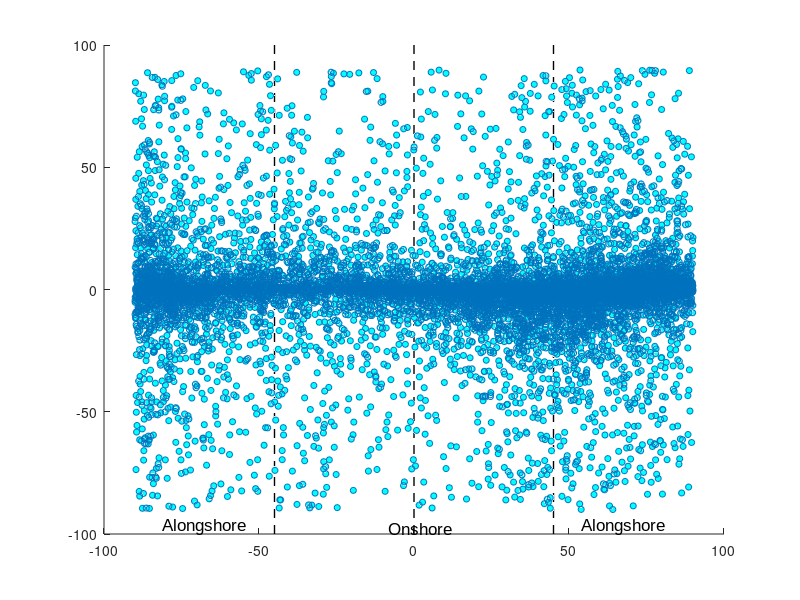

Reproduce this figure in MATLAB. (Note: this script raises an error after producing the figure.)
% Isaiah Sutberry 
% CLEAN ONE
load('All_Pier_Data_30_Min_Bins.mat');

% Filter the data for wind coming 90 degrees from onshore
onshore90_idx = onshore90_p == 1;
filtered_Wdir_measured_p = Wdir_measured_p(onshore90_idx);
filtered_Sdir_measured = Sdir_measured_p(onshore90_idx);

% Shift wind direction data
shifted_Wdir_measured_p = filtered_Wdir_measured_p;
shifted_Wdir_measured_p(shifted_Wdir_measured_p < 60) = shifted_Wdir_measured_p(shifted_Wdir_measured_p < 60) + 360;

% Find the mean of the shifted wind direction data
mean_shifted_Wdir = mean(shifted_Wdir_measured_p);

% Determine the shift needed to center data between -90 and 90 degrees
shift_needed = 90 - max(shifted_Wdir_measured_p);
shifted_Wdir_measured_p = shifted_Wdir_measured_p + shift_needed;

% Create the scatter plot
figure;
scatter(shifted_Wdir_measured_p, filtered_Sdir_measured, 20, 'o','MarkerFaceColor','c');
hold on;

% Bin the data into 3-degree bins and calculate mean and 95% confidence intervals
bin_edges = -90:20:90;
bin_centers = bin_edges(1:end-1) + 1;
binned_means = zeros(size(bin_centers));
binned_errors = zeros(size(bin_centers));

y_limits = ylim;
plot([-45 -45], y_limits, '--k', 'LineWidth', 1);
plot([45 45], y_limits, '--k', 'LineWidth', 1);
plot([0 0], y_limits, '--k', 'LineWidth', 1);
text(-67.5, y_limits(1), 'Alongshore', 'HorizontalAlignment', 'center', 'VerticalAlignment', 'bottom', 'FontSize', 12, 'Color', 'k', 'FontName', 'Arial');
text(2, y_limits(1), 'Onshore', 'HorizontalAlignment', 'center', 'VerticalAlignment', 'bottom', 'FontSize', 12, 'Color', 'k', 'FontName', 'Arial');
text(67.5, y_limits(1), 'Alongshore', 'HorizontalAlignment', 'center', 'VerticalAlignment', 'bottom', 'FontSize', 12, 'Color', 'k', 'FontName', 'Arial');

for i = 1:length(bin_centers)
    bin_idx = shifted_Wdir_measured_p >= bin_edges(i) & shifted_Wdir_measured_p < bin_edges(i+1);
    bin_data = filtered_Sdir_measured(bin_idx);
    
    if ~isempty(bin_data)
        binned_means(i) = mean(bin_data);
        sem = std(bin_data) / sqrt(length(bin_data)); 
        binned_errors(i) = 1.96 * sem; 
    end
end

% Plot the binned data with error bars
errorbar(bin_centers, binned_means, binned_errors, 'o', 'MarkerFaceColor', 'y', 'MarkerEdgeColor', 'k', 'Color', 'k', 'CapSize', 4, 'LineWidth', 1);
title('Stress Direction vs Wind Direction');
xlabel('Wind Direction (degrees)');
ylabel('Stress Direction');
grid on;

% HIStOGRAMS
figure;
scatter(bin_centers, binned_means, 'bo', 'MarkerFaceColor', 'b');

title('Scatter Plot of Stress Direction as a Function of Wind Direction');
xlabel('Wind Direction (degrees)');
ylabel('Stress Direction');
grid on;

for i = 1:length(bin_centers)
    bin_idx = shifted_Wdir_measured_p >= bin_edges(i) & shifted_Wdir_measured_p < bin_edges(i+1);
    bin_data = filtered_Sdir_measured(bin_idx);
    
    figure;
    histogram(bin_data, 'BinEdges', -10:2:10); % Specify bin edges to have bins of width 2 in the range -10 to 10
    xlim([-10 10]); % Limit the x-axis to the range -10 to 10
    title(['Bin Center: ', num2str(bin_centers(i)), '°']);
    xlabel('Stress Direction');
    ylabel('Frequency');
end
